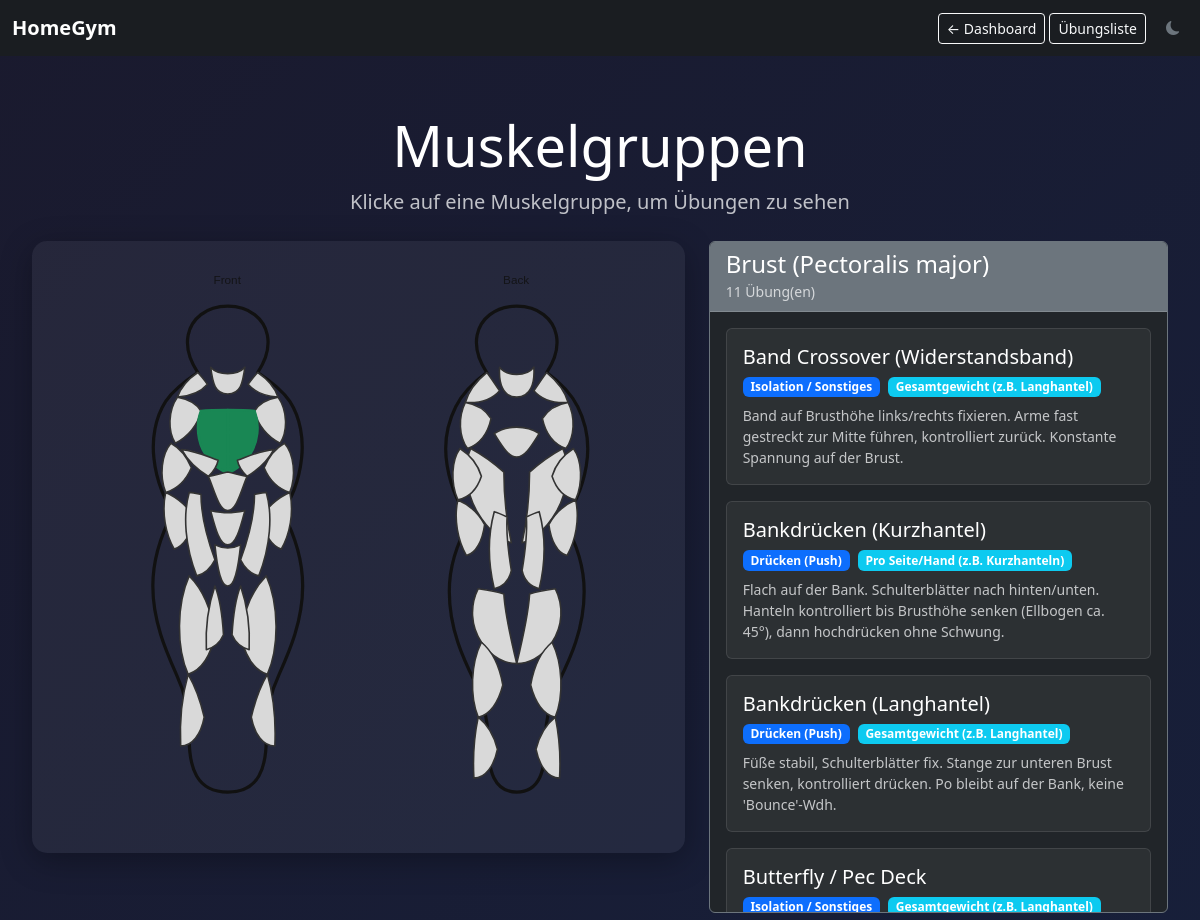
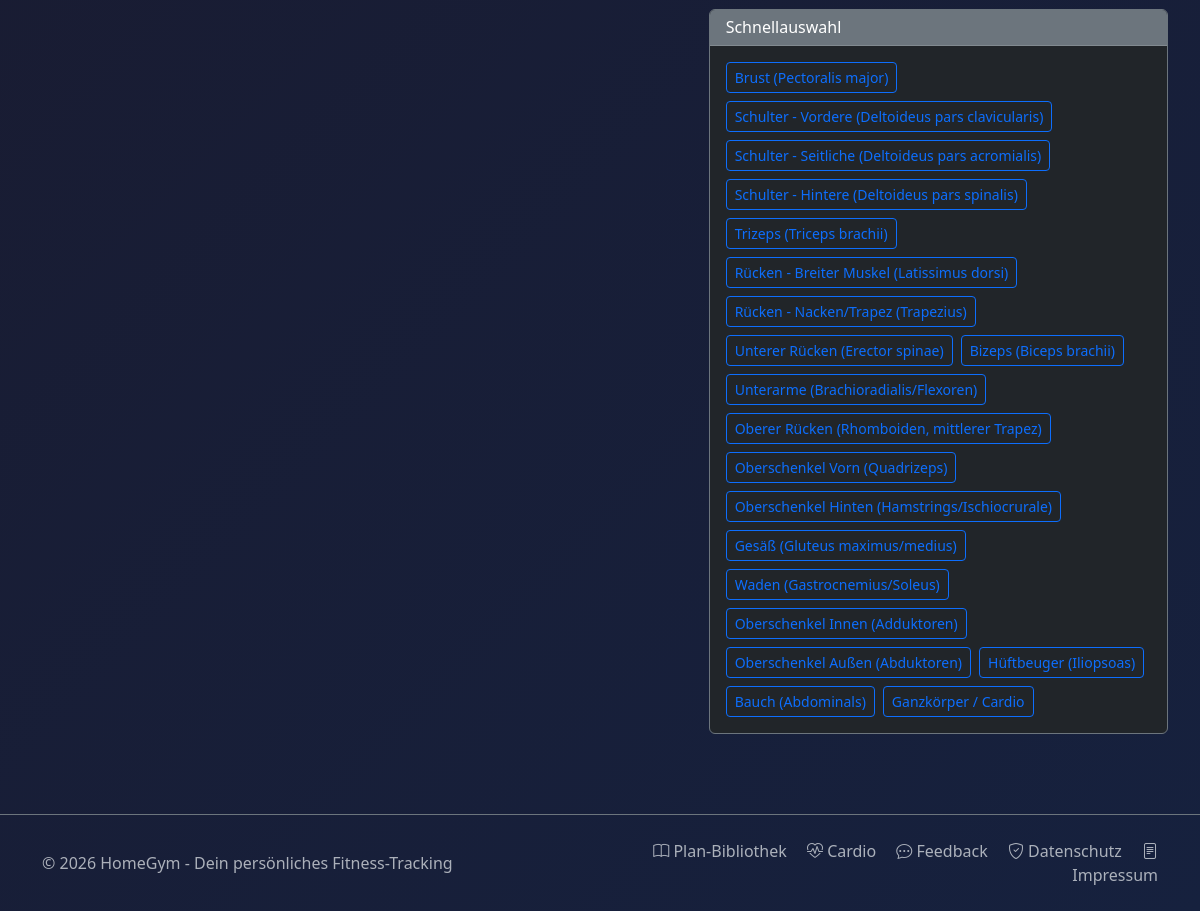
Page /muscle-map/?muskelgruppe=BRUST (signed in) on the committed database (2 pictures, top to bottom).
### core/models.py (models this page shows, shortened)
class Uebung(models.Model):
    bezeichnung = models.CharField(max_length=100, verbose_name="Name der Übung")
    muskelgruppe = models.CharField(max_length=50, choices=MUSKELGRUPPEN, verbose_name="Hauptmuskel")
    hilfsmuskeln = models.JSONField(default=list, blank=True, verbose_name="Hilfsmuskelgruppen")
    gewichts_typ = models.CharField(max_length=20, choices=GEWICHTS_TYP, default='GESAMT', verbose_name="Gewichtsart")
    bewegungstyp = models.CharField(max_length=20, choices=BEWEGUNGS_TYP, default='ISOLATION', verbose_name="Bewegungsmuster")
    equipment = models.ManyToManyField(Equipment, related_name="uebungen", blank=True, verbose_name="Benötigtes Equipment")
    beschreibung = models.TextField(blank=True, verbose_name="Anleitung / Notizen")
    bild = models.ImageField(upload_to='uebungen_bilder/', blank=True, null=True, verbose_name="Foto/Grafik")
    video_link = models.URLField(blank=True, null=True, verbose_name="YouTube Link")
    favoriten = models.ManyToManyField(User, related_name="favoriten_uebungen", blank=True)
    created_by = models.ForeignKey(User, on_delete=models.CASCADE, related_name="custom_uebungen", null=True, blank=True, verbose_name="Erstellt von")
    is_custom = models.BooleanField(default=False, verbose_name="Benutzerdefinierte Übung")
    erstellt_am = models.DateTimeField(auto_now_add=True)
    class Meta:
        verbose_name = "Übung"
        verbose_name_plural = "Übungen"
        ordering = ['bezeichnung']

### core/views.py (the view)
# urls.py: path('muscle-map/', views.muscle_map, name='muscle_map'),
@login_required
def muscle_map(request):
    selected_group = request.GET.get('muskelgruppe', None)
    if selected_group:
        uebungen = Uebung.objects.filter(muskelgruppe=selected_group).order_by('bezeichnung')
        group_label = dict(MUSKELGRUPPEN).get(selected_group, selected_group)
    else:
        uebungen = None
        group_label = None
    muscle_mapping = {
        'BRUST': ['front_chest_left', 'front_chest_right'],
        'SCHULTER_VORN': ['front_delt_left', 'front_delt_right'],
        'SCHULTER_SEIT': ['front_delt_left', 'front_delt_right'],  # Approximation
        'SCHULTER_HINT': ['back_delt_left', 'back_delt_right'],
        'BIZEPS': ['front_biceps_left', 'front_biceps_right'],
        'TRIZEPS': ['back_triceps_left', 'back_triceps_right'],
        'UNTERARME': ['front_forearm_left', 'front_forearm_right', 'back_forearm_left', 'back_forearm_right'],
        'RUECKEN_LAT': ['back_lat_left', 'back_lat_right'],
        'RUECKEN_TRAPEZ': ['back_traps_left', 'back_traps_right', 'front_traps_left', 'front_traps_right'],
        'RUECKEN_OBERER': ['back_midback'],
        'RUECKEN_UNTEN': ['back_erectors_left', 'back_erectors_right'],
        'BAUCH': ['front_abs_upper', 'front_abs_mid', 'front_abs_lower', 'front_oblique_left', 'front_oblique_right'],
        'BEINE_QUAD': ['front_quad_left', 'front_quad_right'],
        'BEINE_HAM': ['back_hamstring_left', 'back_hamstring_right'],
        'PO': ['back_glute_left', 'back_glute_right'],
        'WADEN': ['front_calf_left', 'front_calf_right', 'back_calf_left', 'back_calf_right'],
        'ADDUKTOREN': ['front_adductor_left', 'front_adductor_right'],
        'ABDUKTOREN': [],  # Nicht direkt in SVG dargestellt
        'GANZKOERPER': [],
    }
    context = {
        'uebungen': uebungen,
        'selected_group': selected_group,
        'group_label': group_label,
        'muscle_mapping': json.dumps(muscle_mapping),
        'muskelgruppen': MUSKELGRUPPEN,
    }
    return render(request, 'core/muscle_map.html', context)

### core/context_processors.py (called while the page is built)
def global_context(request):
    return {
        'current_year': datetime.now().year,
    }

### core/templates/core/muscle_map.html (shortened to what this page needs)
{% load static %}
<!doctype html>
<html lang="de" data-bs-theme="dark" id="htmlRoot">
<head>
    <link href="https://cdn.jsdelivr.net/npm/bootstrap@5.3.3/dist/css/bootstrap.min.css" rel="stylesheet">
    <link rel="stylesheet" href="https://cdn.jsdelivr.net/npm/bootstrap-icons@1.11.3/font/bootstrap-icons.min.css">
    <link rel="stylesheet" href="{% static 'core/css/theme-styles.css' %}">
</head>
<body>
    <nav class="navbar navbar-page mb-4">
        <div class="container-fluid">
            <a class="navbar-brand" href="{% url 'dashboard' %}">
                <strong>HomeGym</strong>
            </a>
            <div>
                <a href="{% url 'dashboard' %}" class="btn btn-outline-light btn-sm">← Dashboard</a>
                <a href="{% url 'uebungen_auswahl' %}" class="btn btn-outline-light btn-sm">Übungsliste</a>
                        <button onclick="toggleTheme()" class="btn btn-sm btn-outline-secondary border-0 ms-2" title="Theme wechseln">
              <i class="bi bi-moon-fill" id="themeIcon"></i>
            </button>
</div>
        </div>
    </nav>
    <div class="muscle-map-container">
        <div class="text-center mb-4">
            <h1 class="display-4 text-white mb-2">Muskelgruppen</h1>
            <p class="lead text-light opacity-75">Klicke auf eine Muskelgruppe, um Übungen zu sehen</p>
        </div>
        <div class="row g-4">
            <div class="col-lg-7">
                <div class="svg-container">
                    <div id="svgWrapper"></div>
                </div>
            </div>
            <div class="col-lg-5">
                {% if selected_group %}
                <div class="card bg-dark border-secondary">
                    <div class="card-header bg-secondary">
                        <h4 class="mb-0">{{ group_label }}</h4>
                        <small class="text-light opacity-75">{{ uebungen.count }} Übung(en)</small>
                    </div>
                    <div class="card-body exercise-list">
                        {% for uebung in uebungen %}
                        <div class="exercise-card card mb-3">
                            <div class="card-body">
                                <h5 class="card-title mb-2">
                                    <a href="{% url 'uebung_detail' uebung.id %}" class="text-decoration-none text-white">
                                        {{ uebung.bezeichnung }}
                                    </a>
                                </h5>
                                <div class="d-flex gap-2 flex-wrap mb-2">
                                    <span class="badge bg-primary">{{ uebung.get_bewegungstyp_display }}</span>
                                    <span class="badge bg-info">{{ uebung.get_gewichts_typ_display }}</span>
                                </div>
                                <p class="card-text small text-light opacity-75 mb-0">
                                    {{ uebung.beschreibung|truncatewords:20 }}
                                </p>
                            </div>
                        </div>
                        {% endfor %}
                    </div>
                </div>
                {% endif %}
                <div class="card bg-dark border-secondary mt-3">
                    <div class="card-header bg-secondary">
                        <h6 class="mb-0">Schnellauswahl</h6>
                    </div>
                    <div class="card-body">
                        <div class="d-flex flex-wrap gap-2">
                            {% for code, label in muskelgruppen %}
                            <a href="?muskelgruppe={{ code }}" class="btn btn-sm btn-outline-primary">
                                {{ label }}
                            </a>
                            {% endfor %}
                        </div>
                    </div>
                </div>
            </div>
        </div>
    </div>
    {% include 'core/includes/global_footer.html' %}
</body>
</html>

### core/static/core/css/theme-styles.css (style rules this page uses)
[data-bs-theme="dark"] .card { background-color: #2b3035; color: #fff; }
.navbar-page { background-color: var(--bs-body-bg); border-bottom-color: var(--bs-border-color) !important; }
[data-bs-theme="dark"] .navbar-page { background-color: #1a1d21; border-bottom-color: #30363d !important; }

### core/templates/core/muscle_map.html (style rules this page uses)
[data-bs-theme="dark"] body { background: linear-gradient(135deg, #1a1a2e 0%, #16213e 100%); min-height: 100vh; }
[data-bs-theme="dark"] .svg-container { background: rgba(255, 255, 255, 0.05); border-radius: 15px; padding: 2rem; box-shadow: 0 8px 32px rgba(0, 0, 0, 0.3); }
[data-bs-theme="dark"] .exercise-card { background: rgba(255, 255, 255, 0.05); border: 1px solid rgba(255, 255, 255, 0.1); }
.muscle-map-container { max-width: 1200px; margin: 0 auto; padding: 2rem; }
.exercise-list { max-height: 600px; overflow-y: auto; }
.exercise-card { transition: all 0.3s ease; }

### rows in the picture
Uebung: bezeichnung "Band Crossover (Widerstandsband)", bewegungstyp "Isolation / Sonstiges", gewichts_typ "Gesamtgewicht (z.B. Langhantel)", beschreibung "Band auf Brusthöhe links/rechts fixieren. Arme fast gestreckt zur Mitte führen, kontrolliert zurück. Konstante Spannung auf der Brust."
Uebung: bezeichnung "Bankdrücken (Kurzhantel)", bewegungstyp "Drücken (Push)", gewichts_typ "Pro Seite/Hand (z.B. Kurzhanteln)", beschreibung "Flach auf der Bank. Schulterblätter nach hinten/unten. Hanteln kontrolliert bis Brusthöhe senken (Ellbogen ca. 45°), dann hochdrücken ohne Schwung."
Uebung: bezeichnung "Bankdrücken (Langhantel)", bewegungstyp "Drücken (Push)", gewichts_typ "Gesamtgewicht (z.B. Langhantel)", beschreibung "Füße stabil, Schulterblätter fix. Stange zur unteren Brust senken, kontrolliert drücken. Po bleibt auf der Bank, keine 'Bounce'-Wdh."
Uebung: bezeichnung "Butterfly / Pec Deck", bewegungstyp "Isolation / Sonstiges", gewichts_typ "Gesamtgewicht (z.B. Langhantel)"

### other values in the picture
{{ group_label }} "Brust (Pectoralis major)"
{{ uebungen.count }} "11"
{{ label }} "Brust (Pectoralis major)" "Schulter - Vordere (Deltoideus pars clavicularis)" "Schulter - Seitliche (Deltoideus pars acromialis)" "Schulter - Hintere (Deltoideus pars spinalis)" "Trizeps (Triceps brachii)" "Rücken - Breiter Muskel (Latissimus dorsi)" "Rücken - Nacken/Trapez (Trapezius)" "Unterer Rücken (Erector spinae)" "Bizeps (Biceps brachii)" "Unterarme (Brachioradialis/Flexoren)" "Oberer Rücken (Rhomboiden, mittlerer Trapez)" "Oberschenkel Vorn (Quadrizeps)" "Oberschenkel Hinten (Hamstrings/Ischiocrurale)" "Gesäß (Gluteus maximus/medius)" "Waden (Gastrocnemius/Soleus)" "Oberschenkel Innen (Adduktoren)" "Oberschenkel Außen (Abduktoren)" "Hüftbeuger (Iliopsoas)" "Bauch (Abdominals)" "Ganzkörper / Cardio"
